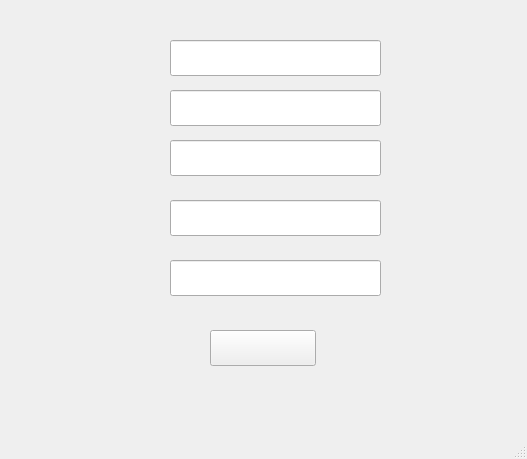
<?xml version="1.0" encoding="UTF-8"?>
<ui version="4.0">
 <class>Register</class>
 <widget class="QMainWindow" name="Register">
  <property name="geometry">
   <rect>
    <x>0</x>
    <y>0</y>
    <width>527</width>
    <height>459</height>
   </rect>
  </property>
  <property name="windowTitle">
   <string/>
  </property>
  <widget class="QWidget" name="centralwidget">
   <widget class="QLabel" name="user_name_label">
    <property name="geometry">
     <rect>
      <x>80</x>
      <y>50</y>
      <width>63</width>
      <height>22</height>
     </rect>
    </property>
    <property name="text">
     <string/>
    </property>
   </widget>
   <widget class="QLineEdit" name="user_name_edit">
    <property name="geometry">
     <rect>
      <x>170</x>
      <y>40</y>
      <width>211</width>
      <height>36</height>
     </rect>
    </property>
   </widget>
   <widget class="QLabel" name="nick_name_label">
    <property name="geometry">
     <rect>
      <x>80</x>
      <y>100</y>
      <width>63</width>
      <height>22</height>
     </rect>
    </property>
    <property name="text">
     <string/>
    </property>
   </widget>
   <widget class="QLineEdit" name="nick_name_edit">
    <property name="geometry">
     <rect>
      <x>170</x>
      <y>90</y>
      <width>211</width>
      <height>36</height>
     </rect>
    </property>
   </widget>
   <widget class="QLabel" name="pwd_label">
    <property name="geometry">
     <rect>
      <x>80</x>
      <y>150</y>
      <width>63</width>
      <height>22</height>
     </rect>
    </property>
    <property name="text">
     <string/>
    </property>
   </widget>
   <widget class="QLineEdit" name="pwd_edit">
    <property name="geometry">
     <rect>
      <x>170</x>
      <y>140</y>
      <width>211</width>
      <height>36</height>
     </rect>
    </property>
   </widget>
   <widget class="QLineEdit" name="pwd_confirm_edit">
    <property name="geometry">
     <rect>
      <x>170</x>
      <y>200</y>
      <width>211</width>
      <height>36</height>
     </rect>
    </property>
   </widget>
   <widget class="QLabel" name="pwd_confirm_label">
    <property name="geometry">
     <rect>
      <x>80</x>
      <y>210</y>
      <width>63</width>
      <height>22</height>
     </rect>
    </property>
    <property name="text">
     <string/>
    </property>
   </widget>
   <widget class="QLabel" name="mail_label">
    <property name="geometry">
     <rect>
      <x>80</x>
      <y>270</y>
      <width>63</width>
      <height>22</height>
     </rect>
    </property>
    <property name="text">
     <string/>
    </property>
   </widget>
   <widget class="QLineEdit" name="mail_edit">
    <property name="geometry">
     <rect>
      <x>170</x>
      <y>260</y>
      <width>211</width>
      <height>36</height>
     </rect>
    </property>
   </widget>
   <widget class="QPushButton" name="reg_btn">
    <property name="geometry">
     <rect>
      <x>210</x>
      <y>330</y>
      <width>106</width>
      <height>36</height>
     </rect>
    </property>
    <property name="text">
     <string/>
    </property>
   </widget>
   <widget class="QLabel" name="user_name_hint">
    <property name="geometry">
     <rect>
      <x>400</x>
      <y>50</y>
      <width>111</width>
      <height>22</height>
     </rect>
    </property>
    <property name="text">
     <string/>
    </property>
   </widget>
   <widget class="QLabel" name="pwd_confirm_hint">
    <property name="geometry">
     <rect>
      <x>400</x>
      <y>210</y>
      <width>111</width>
      <height>22</height>
     </rect>
    </property>
    <property name="text">
     <string/>
    </property>
   </widget>
   <widget class="QLabel" name="mail_hint">
    <property name="geometry">
     <rect>
      <x>400</x>
      <y>270</y>
      <width>111</width>
      <height>22</height>
     </rect>
    </property>
    <property name="text">
     <string/>
    </property>
   </widget>
  </widget>
  <widget class="QMenuBar" name="menubar">
   <property name="geometry">
    <rect>
     <x>0</x>
     <y>0</y>
     <width>527</width>
     <height>36</height>
    </rect>
   </property>
  </widget>
  <widget class="QStatusBar" name="statusbar"/>
 </widget>
 <resources/>
 <connections/>
</ui>
